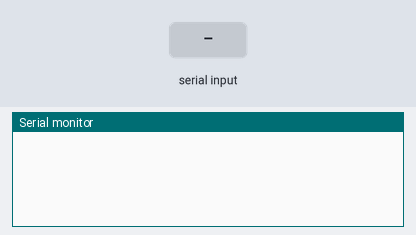
A sketch run on a simulated ESP32. Parts: the last lines printed to the serial monitor. Inputs (shaded band) come from the test bench.

Above: at 1.2 s.
1.3 s: "90,45\n" received over Serial
At 1.9 s:
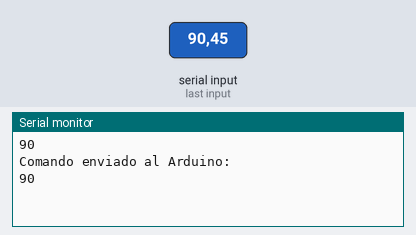
2.8 s: "30,150\n" received over Serial
At 4.2 s:
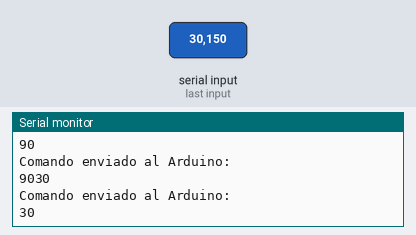

The sketch:

Coneion_esp32_ArduinoUNO.ino
```cpp
#define RXD2 16
#define TXD2 17

void setup() {
  Serial.begin(9600);
  Serial2.begin(9600, SERIAL_8N1, RXD2, TXD2);

  // Clear the Serial Port
  while (Serial.available() > 0) {
    Serial.read();
  }
}

void loop() {
  receiveCommand();

}

void receiveCommand() {
  if (Serial.available() > 0) {
    int receivedCommand = Serial.parseInt();
    Serial.println(receivedCommand);

    sendToArduino(receivedCommand);
  }
}


void sendToArduino(int cmd) {
  Serial2.println(cmd);
  Serial.println("Comando enviado al Arduino: ");
  Serial.print(cmd);

  while (Serial.available() > 0) {
    Serial.read();
  }
}
```

Measured:
- after the input at 1.3 s, the serial monitor: prints a new line at once (image 1)
- after the input at 2.8 s, the serial monitor: prints a new line at once (image 2)
